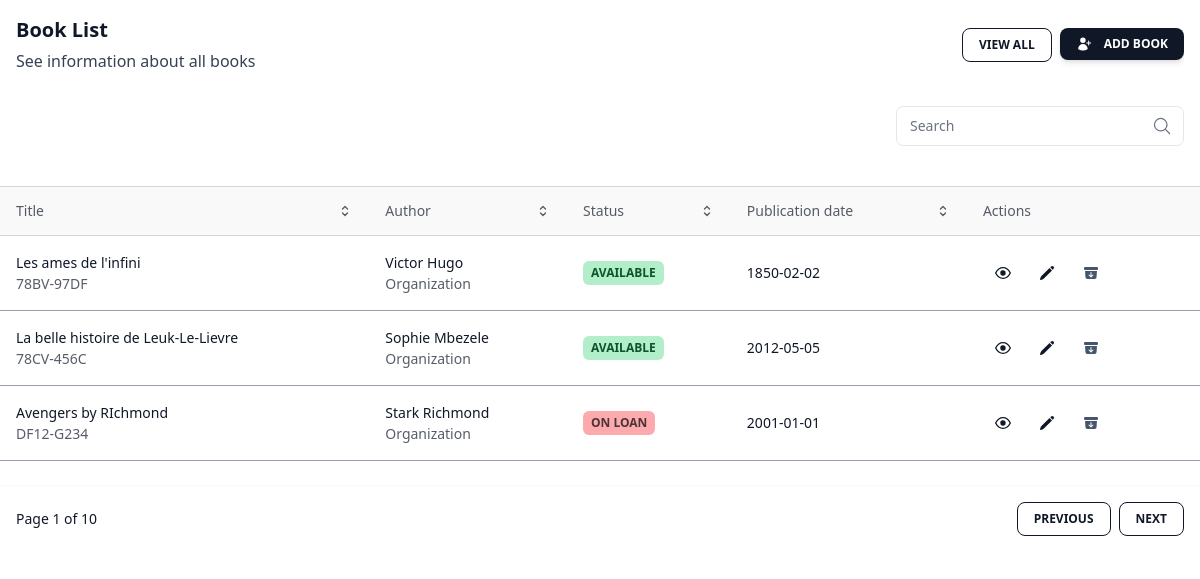
The app's page /books/all/, older data.
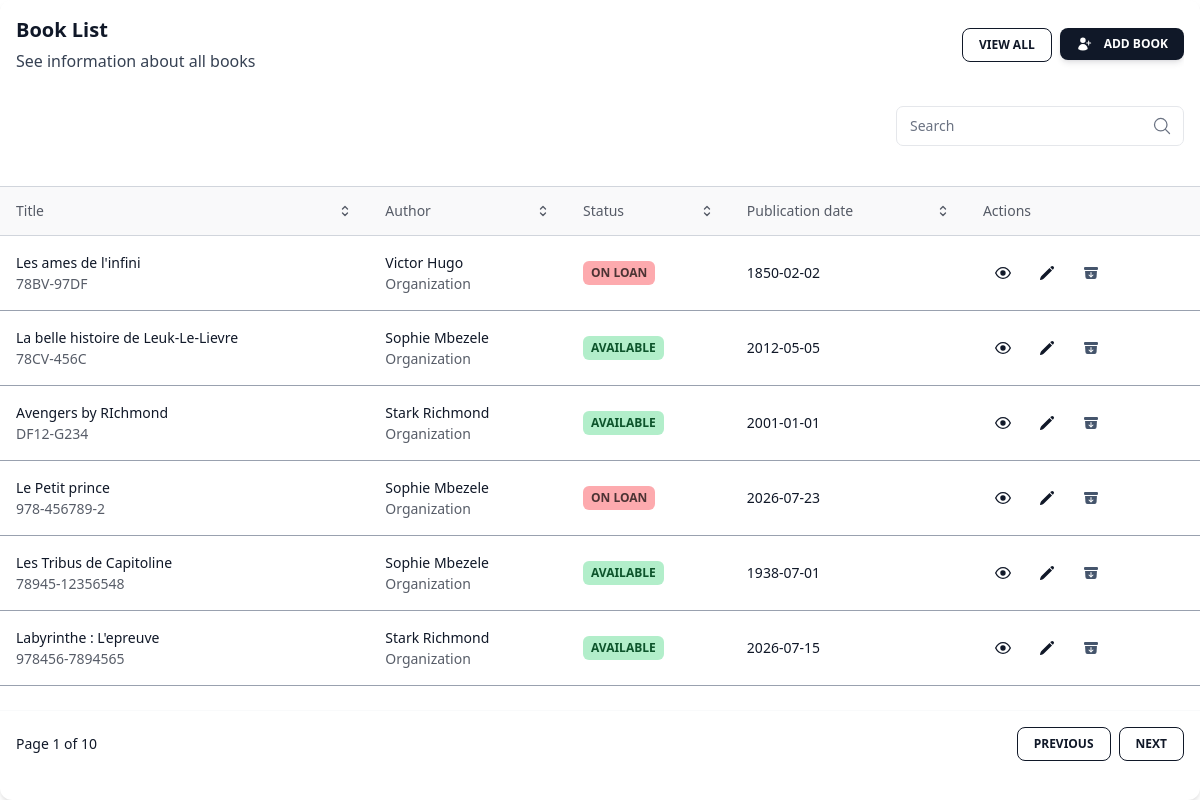
The same page, newer data.
### core/models.py (models this page shows, shortened)
class Book(models.Model):
    title = models.CharField(max_length=50)
    subtitle = models.CharField(max_length=50)
    isbn = models.CharField(unique=True, max_length=50)
    language = models.CharField(max_length=50)
    genre = models.CharField(max_length=50)
    num_pages = models.PositiveIntegerField()
    publication_date = models.DateField()
    available = models.BooleanField(default=True)
    author = models.ForeignKey("author", on_delete=models.SET_NULL, null=True)
    summary = models.TextField(null=True, blank=True)
    class Meta:
        verbose_name = "Book"
        verbose_name_plural = "Books"

class Author(models.Model):
    name = models.CharField(max_length=50)
    surname = models.CharField(max_length=50)
    birthday = models.DateField(auto_now=False, auto_now_add=False)
    class Meta:
        verbose_name = "Author"
        verbose_name_plural = "Authors"

### core/views.py (the view)
# urls.py: path('books/all/', views.book_list,name="get_all_books"),
def book_list(request):
    if request.GET.get('q') != None:
        search = request.GET.get('q')
        books = models.Book.objects.filter(title__icontains = search)
    else:
        books = models.Book.objects.all()
    return render(request, "core/book_list.html", {'books':books})

### core/templates/core/book_list.html (shortened to what this page needs)
{% load tailwind_tags %}
{% tailwind_css %}
<div class="relative flex flex-col w-full h-full text-gray-700 bg-white shadow-md rounded-xl bg-clip-border">
  <div class="relative mx-4 mt-4 overflow-hidden text-gray-700 bg-white rounded-none bg-clip-border">
    <div class="flex items-center justify-between gap-8 mb-8">
      <div>
        <h5
          class="block font-sans text-xl antialiased font-semibold leading-snug tracking-normal text-gray-900">
          Book List
        </h5>
        <p class="block mt-1 font-sans text-base antialiased font-normal leading-relaxed text-gray-700">
          See information about all books
        </p>
      </div>
      <div class="flex flex-col gap-2 shrink-0 sm:flex-row">
        <button
          class="select-none rounded-lg border border-gray-900 py-2 px-4 text-center align-middle font-sans text-xs font-bold uppercase text-gray-900 transition-all hover:opacity-75 focus:ring focus:ring-gray-300 active:opacity-[0.85] disabled:pointer-events-none disabled:opacity-50 disabled:shadow-none"
          type="button">
          view all
        </button>
        <a href={% url "create_book" %}>
            <button
            class="flex select-none items-center gap-3 cursor-pointer rounded-lg bg-gray-900 py-2 px-4 text-center align-middle font-sans text-xs font-bold uppercase text-white shadow-md shadow-gray-900/10 transition-all hover:shadow-lg hover:shadow-gray-900/20 focus:opacity-[0.85] focus:shadow-none active:opacity-[0.85] active:shadow-none disabled:pointer-events-none disabled:opacity-50 disabled:shadow-none"
            type="button">
            Add book
            </button>
      </div>
    </div>
    <div class="flex flex-col items-center justify-between gap-4 md:flex-row">
      <div class="w-full md:w-72">
        <div class="relative h-10 w-full min-w-50">
          <div class="absolute grid w-5 h-5 top-2/4 right-3 -translate-y-2/4 place-items-center text-gray-500">
            <svg xmlns="http://www.w3.org/2000/svg" fill="none" viewBox="0 0 24 24" stroke-width="1.5"
              stroke="currentColor" aria-hidden="true" class="w-5 h-5">
              <path stroke-linecap="round" stroke-linejoin="round"
                d="M21 21l-5.197-5.197m0 0A7.5 7.5 0 105.196 5.196a7.5 7.5 0 0010.607 10.607z"></path>
            </svg>
          </div>
            <form method="GET">
                <input
                    class="peer h-full w-full rounded-[7px] border border-gray-400 bg-transparent px-3 py-2.5 !pr-9 font-sans text-sm font-normal text-gray-700 outline outline-0 transition-all placeholder-shown:border placeholder-shown:border-gray-200 placeholder-shown:border-t-gray-200 focus:border-2 focus:border-gray-900 focus:border-t-transparent focus:outline-0 disabled:border-0 disabled:bg-gray-50"
                    placeholder=" " name="q" />
                <label
                    class="before:content[' '] after:content[' '] pointer-events-none absolute left-0 -top-1.5 flex h-full w-full select-none !overflow-visible truncate text-[11px] font-normal leading-tight text-gray-500 transition-all before:pointer-events-none before:mt-[6.5px] before:mr-1 before:box-border before:block before:h-1.5 before:w-2.5 before:rounded-tl-md before:border-t before:border-l before:border-gray-200 before:transition-all after:pointer-events-none after:mt-[6.5px] after:ml-1 after:box-border after:block after:h-1.5 after:w-2.5 after:flex-grow after:rounded-tr-md after:border-t after:border-r after:border-gray-200 after:transition-all peer-placeholder-shown:text-sm peer-placeholder-shown:leading-[3.75] peer-placeholder-shown:text-gray-500 peer-placeholder-shown:before:border-transparent peer-placeholder-shown:after:border-transparent peer-focus:text-[11px] peer-focus:leading-tight peer-focus:text-gray-900 peer-focus:before:border-t-2 peer-focus:before:border-l-2 peer-focus:before:!border-gray-900 peer-focus:after:border-t-2 peer-focus:after:border-r-2 peer-focus:after:!border-gray-900 peer-disabled:text-transparent peer-disabled:before:border-transparent peer-disabled:after:border-transparent peer-disabled:peer-placeholder-shown:text-gray-500">
                    Search
                </label>
            </form>
        </div>
      </div>
    </div>
  </div>
  <div class="p-6 px-0 overflow-scroll">
    <table class="w-full mt-4 text-left table-auto min-w-max">
      <thead>
        <tr>
          <th
            class="p-4 transition-colors cursor-pointer border-y border-gray-300 bg-gray-100/50 hover:bg-gray-200">
            <p
              class="flex items-center justify-between gap-2 font-sans text-sm antialiased font-normal leading-none text-gray-900 opacity-70">
              Title
              <svg xmlns="http://www.w3.org/2000/svg" fill="none" viewBox="0 0 24 24" stroke-width="2"
                stroke="currentColor" aria-hidden="true" class="w-4 h-4">
                <path stroke-linecap="round" stroke-linejoin="round"
                  d="M8.25 15L12 18.75 15.75 15m-7.5-6L12 5.25 15.75 9"></path>
              </svg>
            </p>
          </th>
          <th
            class="p-4 transition-colors cursor-pointer border-y border-gray-300 bg-gray-100/50 hover:bg-gray-200">
            <p
              class="flex items-center justify-between gap-2 font-sans text-sm antialiased font-normal leading-none text-gray-900 opacity-70">
              Author
              <svg xmlns="http://www.w3.org/2000/svg" fill="none" viewBox="0 0 24 24" stroke-width="2"
                stroke="currentColor" aria-hidden="true" class="w-4 h-4">
                <path stroke-linecap="round" stroke-linejoin="round"
                  d="M8.25 15L12 18.75 15.75 15m-7.5-6L12 5.25 15.75 9"></path>
              </svg>
            </p>
          </th>
          <th
            class="p-4 transition-colors cursor-pointer border-y border-gray-300 bg-gray-100/50 hover:bg-gray-200">
            <p
              class="flex items-center justify-between gap-2 font-sans text-sm antialiased font-normal leading-none text-gray-900 opacity-70">
              Status
              <svg xmlns="http://www.w3.org/2000/svg" fill="none" viewBox="0 0 24 24" stroke-width="2"
                stroke="currentColor" aria-hidden="true" class="w-4 h-4">
                <path stroke-linecap="round" stroke-linejoin="round"
                  d="M8.25 15L12 18.75 15.75 15m-7.5-6L12 5.25 15.75 9"></path>
              </svg>
            </p>
          </th>
          <th
            class="p-4 transition-colors cursor-pointer border-y border-gray-300 bg-gray-100/50 hover:bg-gray-200">
            <p
              class="flex items-center justify-between gap-2 font-sans text-sm antialiased font-normal leading-none text-gray-900 opacity-70">
              Publication date
              <svg xmlns="http://www.w3.org/2000/svg" fill="none" viewBox="0 0 24 24" stroke-width="2"
                stroke="currentColor" aria-hidden="true" class="w-4 h-4">
                <path stroke-linecap="round" stroke-linejoin="round"
                  d="M8.25 15L12 18.75 15.75 15m-7.5-6L12 5.25 15.75 9"></path>
              </svg>
            </p>
          </th>
          <th
            class="p-4 transition-colors cursor-pointer border-y border-gray-300 bg-gray-100/50 hover:bg-gray-200">
            <p
              class="flex items-center justify-between gap-2 font-sans text-sm antialiased font-normal leading-none text-gray-900 opacity-70">
            Actions
            </p>
          </th>
        </tr>
      </thead>
      <tbody>
        {% for book in books %}
            <tr>
                <td class="p-4 border-b border-gray-400">
                    <div class="flex items-center gap-3">
                    <div class="flex flex-col">
                        <p class="block font-sans text-sm antialiased font-normal leading-normal text-gray-900">
                        {{ book.title}}
                        </p>
                        <p
                        class="block font-sans text-sm antialiased font-normal leading-normal text-gray-900 opacity-70">
                        {{ book.isbn }}
                        </p>
                    </div>
                    </div>
                </td>
                <td class="p-4 border-b border-gray-400">
                    <div class="flex flex-col">
                    <p class="block font-sans text-sm antialiased font-normal leading-normal text-gray-900">
                        {{ book.author.surname }} {{ book.author.name }}
                    </p>
                    <p
                        class="block font-sans text-sm antialiased font-normal leading-normal text-gray-900 opacity-70">
                        Organization
                    </p>
                    </div>
                </td>
                <td class="p-4 border-b border-gray-400">
                    <div class="w-max">
                        {% if book.available %}
                            <div
                                class="relative grid items-center px-2 py-1 font-sans text-xs font-bold text-green-900 uppercase rounded-md select-none whitespace-nowrap bg-green-500/30">
                                <span class="">Available</span>
                            </div>
                        {% else %}
                            <div
                                class="relative grid items-center px-2 py-1 font-sans text-xs font-bold uppercase rounded-md select-none whitespace-nowrap bg-red-500/40 text-black/70">
                                <span class="">On loan</span>
                            </div>
                        {% endif %}
                    </div>
                </td>
                <td class="p-4 border-b border-gray-400">
                    <p class="block font-sans text-sm antialiased font-normal leading-normal text-gray-900">
                    {{ book.publication_date | date:"Y-m-d"}}
                    </p>
                </td>
                <td class="p-4 border-b border-gray-400">
                    <a href={% url "book_detail" book.pk %}>
                        <button
                        class="relative h-10 max-h-[40px] w-10 max-w-[40px] select-none rounded-lg text-center align-middle font-sans text-xs font-medium uppercase text-gray-900 transition-all hover:bg-gray-900/10 active:bg-gray-900/20 disabled:pointer-events-none disabled:opacity-50 disabled:shadow-none"
                        type="button">
                        <span class="absolute transform -translate-x-1/2 -translate-y-1/2 top-1/2 left-1/2">
                        </span>
                        </button>
                    <a href={% url "update_book" book.pk %}>
                        <button
                        class="relative h-10 max-h-[40px] w-10 max-w-[40px] select-none rounded-lg text-center align-middle font-sans text-xs font-medium uppercase text-gray-900 transition-all hover:bg-gray-900/10 active:bg-gray-900/20 disabled:pointer-events-none disabled:opacity-50 disabled:shadow-none"
                        type="button">
                        <span class="absolute transform -translate-x-1/2 -translate-y-1/2 top-1/2 left-1/2">
                        </span>
                        </button>
                    <form method="post" class="inline"action="{% url 'delete_book' book.pk %}">{% csrf_token %}
                        <button type="submit" class="relative h-10 max-h-[40px] w-10 max-w-[40px] select-none rounded-lg text-center align-middle font-sans text-xs font-medium uppercase transition-all text-slate-600 hover:text-slate-800 hover:bg-gray-900/10 active:bg-gray-900/20 disabled:pointer-events-none disabled:opacity-50 disabled:shadow-none" >
                            <span class="absolute transform -translate-x-1/2 -translate-y-1/2 top-1/2 left-1/2">
                            </span>
                        </button>
                    </form>
                </td>
            </tr>
        {% endfor %}
      </tbody>
    </table>
  </div>
  <div class="flex items-center justify-between p-4 border-t border-gray-50">
    <p class="block font-sans text-sm antialiased font-normal leading-normal text-gray-900">
      Page 1 of 10
    </p>
    <div class="flex gap-2">
      <button
        class="select-none rounded-lg border border-gray-900 py-2 px-4 text-center align-middle font-sans text-xs font-bold uppercase text-gray-900 transition-all hover:opacity-75 focus:ring focus:ring-gray-300 active:opacity-[0.85] disabled:pointer-events-none disabled:opacity-50 disabled:shadow-none"
        type="button">
        Previous
      </button>
      <button
        class="select-none rounded-lg border border-gray-900 py-2 px-4 text-center align-middle font-sans text-xs font-bold uppercase text-gray-900 transition-all hover:opacity-75 focus:ring focus:ring-gray-300 active:opacity-[0.85] disabled:pointer-events-none disabled:opacity-50 disabled:shadow-none"
        type="button">
        Next
      </button>
    </div>
  </div>
</div>

Row changes from the older to the newer data that the page shows:
changed Book "Les ames de l'infini": available "AVAILABLE" → "ON LOAN"
changed Book "Avengers by RIchmond": available "ON LOAN" → "AVAILABLE"
added Book: title "Le Petit prince", isbn "978-456789-2", author.surname "Sophie", author.name "Mbezele", available "ON LOAN", publication_date "2026-07-23"
added Book: title "Les Tribus de Capitoline", isbn "78945-12356548", author.surname "Sophie", author.name "Mbezele", available "AVAILABLE", publication_date "1938-07-01"
added Book: title "Labyrinthe : L'epreuve", isbn "978456-7894565", author.surname "Stark", author.name "Richmond", available "AVAILABLE", publication_date "2026-07-15"
